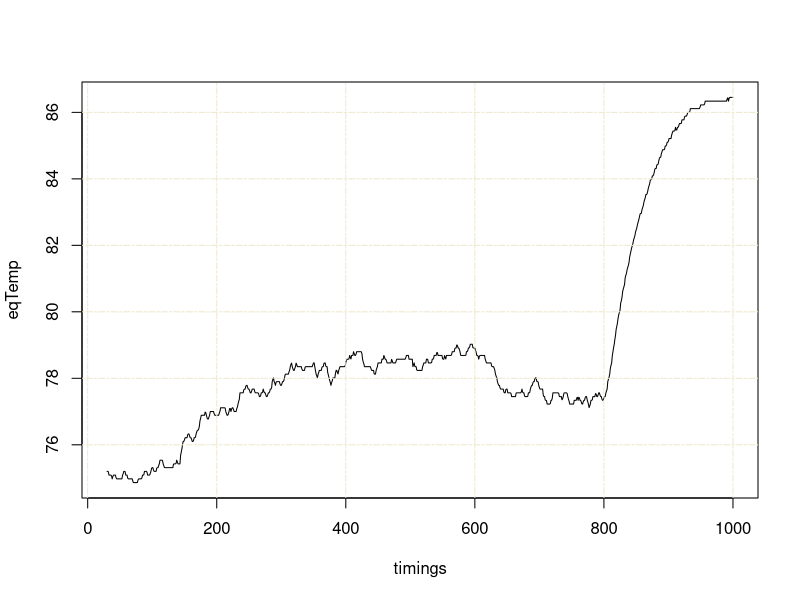

Recreate this plot in R.
mins = 2
hz = 40
window = mins * 60 * hz

windowSlope = function(T, t, start_index) {
  T_0 = T[start_index:(start_index+window)]
  T_bar = mean(T_0)
  t_0 = t[start_index:(start_index+window)]
  t_bar = mean(t_0)
  sum((t_0 - t_bar) * (T_0 - T_bar)) / sum((t_0 - t_bar)^2)
}
applyWindow = function(index, time, Temp) {
  windowSlope(Temp, time, index)
}
applyCor = function(index, time, Temp) {
  abs(cor(time[index:(index+window)], Temp[index:(index+window)]))
}
applyTemp = function(index, Temp) {
  Temp[index]
}
applyAvg = function(index, time, Temp) {
  abs(mean(Temp[index:(index+window)]) - mean(Temp[(index+1):(index+window+1)]))
}
applyMax = function(index, time, Temp) {
  max(Temp[index:(index+window)])
}
 
plotDataSet = function(data, t_op_start, t_off) {
  Temp = data$Motor.Temp
  time = data$Time
  
  timings = seq(t_op_start, t_off)
  
  # Graphs
  #par(mfrow=c(2, 2))
  eqTemp = sapply(timings, function(index) { applyTemp(index, Temp) })
  plot(timings, eqTemp, type = "l")
  grid (NULL,NULL, lty = 6, col = "cornsilk2") 
  
  #eqDeltaAvg = sapply(timings, function(index) { applyAvg(index, time, Temp) })
  #plot(timings, eqDeltaAvg, type = "l", log = "y")
  #grid (NULL,NULL, lty = 6, col = "cornsilk2") 
  
  #eqMax =  sapply(timings, function(index) { applyMax(index, time, Temp) })
  #plot(timings, eqMax, type = "l")
  #grid (NULL,NULL, lty = 6, col = "cornsilk2") 
  
  #eqSlopes = sapply(timings, function(index) { applyWindow(index, time, Temp) })
  #plot(timings, eqSlopes, type = "l")
  #eqCor = sapply(timings, function(index) { applyCor(index, time, Temp) })
  #plot(timings, eqCor, type = "l")
}

#plotDataSet(read.csv("tiny-8.csv"), 1361, 21300)
#plotDataSet(read.csv("tiny-20.csv"), 3500, 50700)
#plotDataSet(read.csv("tiny-25.csv"), 3300, 61700)
plotDataSet(read.csv("tiny-eq1.csv"), 30, 1000)

